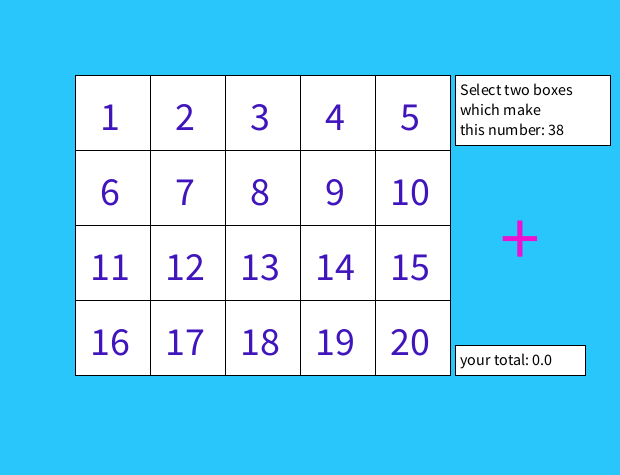
Frame 1 (no input)
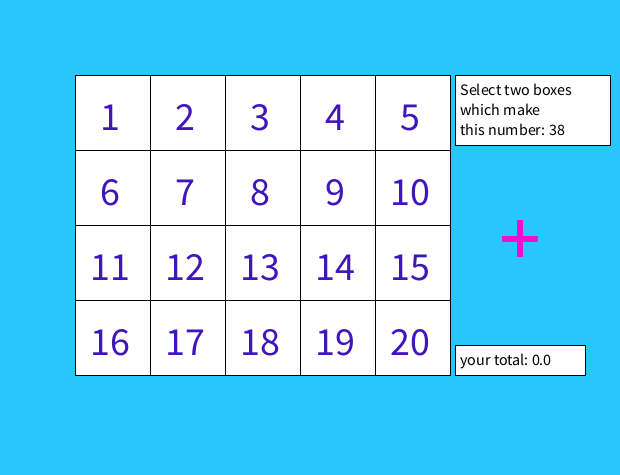
Frame 60 (the mouse pressed at the canvas centre just before this capture)
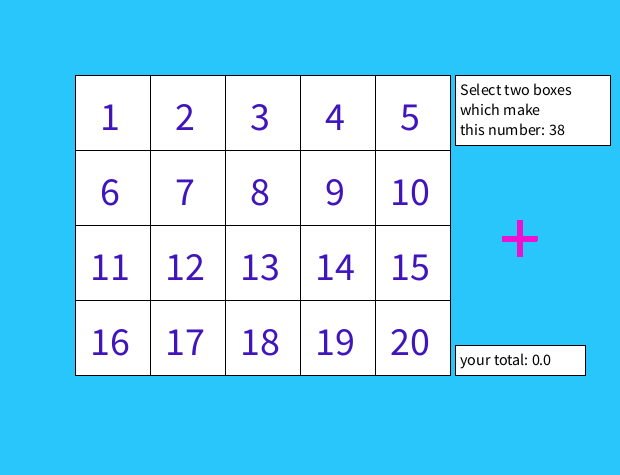
Frame 120 (the mouse held since frame 60 and released just before this capture)

The Processing sketch that drew these frames (run headless with seeded random() and noise(); from frame 60 on, the mouse is pressed at the canvas centre):

// Processing sketch: processing_118935
// ── processing_118935.pde

Square[] mySquare;
float xPos; //Sets x coordinate ofsquare
float yPos;  //sets y coordinate of square
int highestNumber;  //sets number of boxes displayed
boolean pressed = false;  //determines if the mouse button is bein pressed
int no_selected = 0;
public int value = 0;
public float total = 0;
int newTarget;


void setup(){
  float target = random(3,57); //States that the target must be  random number between 3 and 57
  newTarget = round(target); //rounds that target number to a whole number
  //setting background/screen size and colour
    size(620,475);
    background(41,198,252);
  //sets position of first square
    xPos = 75;
    yPos = 75;
  
    getValue();
  
  //creates a new square
    mySquare = new Square[highestNumber];
    for(int i=0; i<highestNumber; i++){  //Creates an if statement around an array to create boxes and there locations
      mySquare[i] = new Square(xPos, yPos, i+1);  //creates new square
      xPos += 75;  //adds 75 pixels to the x coordinate of the square to move it along the screen
   if (i == 4){  //defines the end of the first row, moves next box beneith if too many on row
        xPos = 75;
        yPos = 150;
      }
   if (i == 9){  //defines the end of the second row, moves next box beneith if too many on row
        xPos = 75;
        yPos = 225;
      }
   if (i == 14){  //defines the end of the third row, moves next box beneith if too many on row
        xPos = 75;
        yPos = 300;
      }
 
   
    }

     
}

void draw(){//displays the boxes
 
  //box behind target
  fill(255,255,255);
  rect(455,75, 155,70);
 
  //text for target
  fill(0);
  textSize(16);
  text("Select two boxes",460,95);
  text("which make" ,460,115);
  text("this number: " + newTarget,460,135);
 
  //box behind total
  fill(255);
  rect(455,345,130,30);
 
  //text for total
  fill(0);
  textSize(16);
  text("your total: " + total, 460,365);
 
  //Plus sign
  fill(237,17,208);
  textSize(80);
  text("+", 500,265);
 
  for(int i=0; i<highestNumber; i++){
      //mySquare[i].clicked();
      mySquare[i].display();
   }
   
    //numbers in the boxes
    float temp_xPos = 100;
    float temp_yPos = 130;
    int myNumbers = 1;
   
    fill(65,21,188);
   
    for(int i=0; i<4; i++){
      for (int o=0; o<5; o++){
        textSize(40);
        text(myNumbers, temp_xPos, temp_yPos);
        temp_xPos += 75;
        myNumbers++;
        if (myNumbers == 10){
          temp_xPos = 390;
        }
      }
      if (myNumbers>10){
        temp_xPos = 90;
      }
      else{
        temp_xPos = 100;
      }
      temp_yPos += 75;
    }
 
}

class Square{  //defines what a square is and its propperties
 float x;
 float y;
 float s_width;
 float s_height;
 float value;
 boolean selected;
 
 Square(float xPos, float yPos, float val){
   x = xPos;   //states that the x coordinate of the square is the global vairable xPos's content
   y = yPos;    //states that the y coordinate of the square is the global vairable yPos's content
   s_width = 75;   //defines that the width of the square will always be 75px
   s_height = 75;   //defines that the height of the square will always be 75px
   value = val;
   selected = false;
 }
 
  void display(){
    if (selected == true){
      fill(150,255,200);
  }
  else {
    fill(255);}
  
    rect(x,y,s_width,s_height);
    //println(pressed);
  }
 
 //makes the boxes selected or unselected
  void clicked(){
   if(no_selected < 3 || no_selected == 3){
     if (mouseX > x && mouseX < (x + s_width) && mouseY > y && mouseY < (y+s_height)){
       //if (mousePressed){
         if (selected == false && no_selected < 3){
           selected = true;
           no_selected++;
           boxValue();
           total = total + value;
         }
         else if (selected == true) {selected = false;
           no_selected--;
           boxValue();
           total = total - value;
         }
       
      // }
     }
   }
   if(total == newTarget && no_selected>1){
     textSize(30);
     fill(255,255,255);
     text("congratulations, you have solved it.", 50, 400);
   }
  
 }
 
    ////////////////////
   //////boxValue//////
   ////////////////////
  
void boxValue(){

if (mouseX > 75 && mouseX < 150 && mouseY > 75 && mouseY < 150 && mousePressed){
  value = 1;
}
else if(mouseX > 150 && mouseX < 225 && mouseY > 75 && mouseY < 150 && mousePressed){
  value = 2;
}
else if(mouseX > 225 && mouseX < 300 && mouseY > 75 && mouseY < 150 && mousePressed){
  value = 3;
}
else if(mouseX > 300 && mouseX < 375 && mouseY > 75 && mouseY < 150 && mousePressed){
  value = 4;
}
else if(mouseX > 375 && mouseX < 450 && mouseY > 75 && mouseY < 150 && mousePressed){
  value = 5;
}
else if(mouseX > 75 && mouseX < 150 && mouseY > 150 && mouseY < 225 && mousePressed){
  value = 6;
}
else if(mouseX > 150 && mouseX < 225 && mouseY > 150 && mouseY < 225 && mousePressed){
  value = 7;
}
else if(mouseX > 225 && mouseX < 300 && mouseY > 150 && mouseY < 225 && mousePressed){
  value = 8;
}
else if(mouseX > 300 && mouseX < 375 && mouseY > 150 && mouseY < 225 && mousePressed){
  value = 9;
}
else if(mouseX > 375 && mouseX < 450 && mouseY > 150 && mouseY < 225 && mousePressed){
  value = 10;
}
else if(mouseX > 75 && mouseX < 150 && mouseY > 225 && mouseY < 300 && mousePressed){
  value = 11;
}
else if(mouseX > 150 && mouseX < 225 && mouseY > 225 && mouseY < 300 && mousePressed){
  value = 12;
}
else if(mouseX > 225 && mouseX < 300 && mouseY > 225 && mouseY < 300 && mousePressed){
  value = 13;
}
else if(mouseX > 300 && mouseX < 375 && mouseY > 225 && mouseY < 300 && mousePressed){
  value = 14;
}
else if(mouseX > 375 && mouseX < 450 && mouseY > 225 && mouseY < 300 && mousePressed){
  value = 15;
}
else if(mouseX > 75 && mouseX < 150 && mouseY > 300 && mouseY < 375 && mousePressed){
  value = 16;
}
else if(mouseX > 150 && mouseX < 225 && mouseY > 300 && mouseY < 375 && mousePressed){
  value = 17;
}
else if(mouseX > 225 && mouseX < 300 && mouseY > 300 && mouseY < 375 && mousePressed){
  value = 18;
}
else if(mouseX > 300 && mouseX < 375 && mouseY > 300 && mouseY < 375 && mousePressed){
  value = 19;
}
else if(mouseX > 375 && mouseX < 450 && mouseY > 300 && mouseY < 375 && mousePressed){
  value = 20;
}

/////////////////////
////////End//////////
/////////////////////
}


}


void mouseClicked(){
   for(int i=0; i<highestNumber; i++){
      mySquare[i].clicked();
      //mySquare[i].display();
   
   }
}

void getValue(){
  highestNumber = 20;
}
